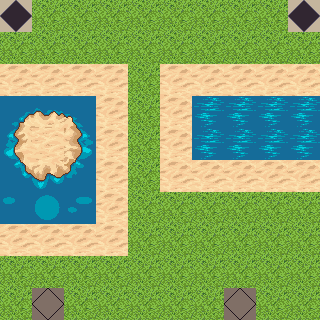

A level layout from a 2D game, rendered from its tile map. Below: a short description, then the map file with tile-grid data replaced by summaries:
An orthogonal 10x10 tile map with 32x32 px tiles, 1 tile layer (ground).

<map version="1.0" orientation="orthogonal" renderorder="right-down" width="10" height="10" tilewidth="32" tileheight="32" nextobjectid="1">
 <tileset firstgid="1" name="terrain" tilewidth="32" tileheight="32" tilecount="1024">
  <image source="terrain.png" width="1024" height="1024" />
  <tile id="187">
   <properties>
    <property name="restriction" value="unavailable" />
   </properties>
  </tile>
  <tile id="277">
   <properties>
    <property name="restriction" value="unavailable" />
   </properties>
  </tile>
  <tile id="278">
   <properties>
    <property name="restriction" value="unavailable" />
   </properties>
  </tile>
  <tile id="279">
   <properties>
    <property name="restriction" value="unavailable" />
   </properties>
  </tile>
  <tile id="309">
   <properties>
    <property name="restriction" value="unavailable" />
   </properties>
  </tile>
  <tile id="311">
   <properties>
    <property name="restriction" value="unavailable" />
   </properties>
  </tile>
  <tile id="341">
   <properties>
    <property name="restriction" value="unavailable" />
   </properties>
  </tile>
  <tile id="342">
   <properties>
    <property name="restriction" value="unavailable" />
   </properties>
  </tile>
  <tile id="343">
   <properties>
    <property name="restriction" value="unavailable" />
   </properties>
  </tile>
  <tile id="371">
   <properties>
    <property name="blocker" value="1" />
   </properties>
  </tile>
  <tile id="372">
   <properties>
    <property name="blocker" value="1" />
   </properties>
  </tile>
  <tile id="373">
   <properties>
    <property name="restriction" value="unavailable" />
   </properties>
  </tile>
  <tile id="374">
   <properties>
    <property name="restriction" value="unavailable" />
   </properties>
  </tile>
  <tile id="375">
   <properties>
    <property name="restriction" value="unavailable" />
   </properties>
  </tile>
  <tile id="620">
   <properties>
    <property name="restriction" value="source" />
   </properties>
  </tile>
  <tile id="621">
   <properties>
    <property name="restriction" value="target" />
   </properties>
  </tile>
 </tileset>
 <layer name="ground" width="10" height="10">
  <data>[100 cells, 100 non-empty, 17 distinct tile ids]</data>
 </layer>
</map>
